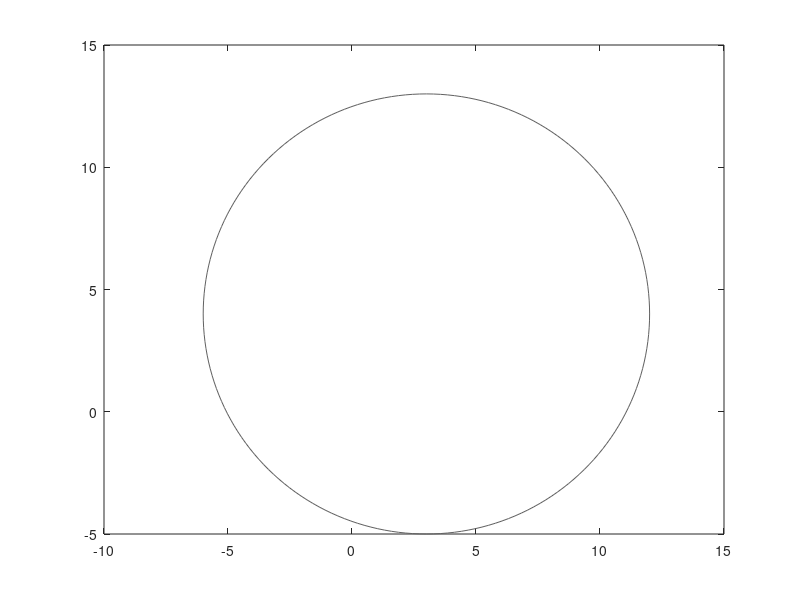

MATLAB code for this plot: (Note: this script raises an error after producing the figure.)
clear; clc; close all; warning('off');
%%%% ++++++++++++++++++++++++++++++++++++++++++++++++++++++++++++++++++++++++
%%%% main function %%%%%%%%%%%%%
global globalpara;
globalpara.time_step = 0.5;
globalpara.numUAV = 6;


%%% any given arbitrary cneter position (x,y) and arbitrary radius
globalpara.center_position = [randi([2 5]) randi([2 5])];  % tuple [x,y,z]
globalpara.center_radius = randi([5 10]); % any given radius
delta = 0.01;
selta = 0:pi/100:2*pi;
x = globalpara.center_radius * cos(selta) + globalpara.center_position(1);
y = globalpara.center_radius * sin(selta) + globalpara.center_position(2);
plot(x,y,'color',[96 96 96]/255)
hold on

globalpara.init_randx = 10;
globalpara.init_randy = 10;
init_rand_x = globalpara.init_randx;
init_rand_y = globalpara.init_randy;


position = cell(globalpara.numUAV,1);
for i=1:globalpara.numUAV
    position_init(i,1) = randi([init_rand_x-5 init_rand_x+5]);        % m (East)
    position_init(i,2) = randi([init_rand_y-5 init_rand_y+5]);        % m (North)
    position{i} = position_init(i,:);
end

%position = initialize(); % TYPE: cell, numUAV * TIMES

%numcolor = 40;
%c = rand(numcolor,3); % create colow number same as number of UAV

ITERATE = 1;
for id = 1:globalpara.numUAV
    while (norm(position{id,1}(end,:) - globalpara.center_position) <= globalpara.center_radius - delta) || (norm(position{id,1}(end,:) - globalpara.center_position) >= globalpara.center_radius + delta)
        for i = 1:globalpara.numUAV
            own_position = position{i,1}(ITERATE,:); % Initial position, row vector [x y]
            %         plot3(own_position(1), own_position(2), own_position(3),'*','color',c(i,:));
            %         hold on
            %         pause(0.005);
            %% ======================================== compute velocity_vector =============================== %%
            factor1 = (globalpara.center_radius - norm(own_position - globalpara.center_position)) / norm(own_position - globalpara.center_position); % type: scalar
            cumsum_factor2 = 0;
            for j = 1: globalpara.numUAV
                %%%% due to the undirected complete graph, weight is 1 when i != j; weight = 0 when i = j %%%%%%%%%%%%%%
                other_position = position{j,1}(end,:); % row vector [x y]
                if i ~= j
                    weight_i_j = 1;
                    % x_i = position(for own UAV), x_j = position (for other UAV)
                    R_i = lie_group_isomorphism (own_position);
                    R_j = lie_group_isomorphism (other_position);
                    omega = [0 1; -1 0];
                    array = [dot(own_position,other_position)            dot(own_position,omega*other_position.');
                             dot(other_position,omega*own_position.')     dot(own_position,other_position) ];
                    factor2 = (weight_i_j / (globalpara.center_radius * norm(own_position - globalpara.center_position))) * ...
                        (log(array/(norm(own_position - globalpara.center_position)*norm(other_position - globalpara.center_position))))^(-1);
                    cumsum_factor2 = cumsum_factor2 + factor2;
                else
                    weight_i_j = 0;
                    % x_i = position(for own UAV), x_j = position (for other UAV)
                    R_i = lie_group_isomorphism (own_position);
                    R_j = lie_group_isomorphism (other_position);
                    omega = [0 1; -1 0];
                    array = [dot(own_position,other_position)            dot(own_position,omega*other_position.');
                             dot(other_position,omega*own_position.')     dot(own_position,other_position) ];
                    factor2 = (weight_i_j / (globalpara.center_radius * norm(own_position - globalpara.center_position))) * ...
                        (log(array/(norm(own_position - globalpara.center_position)*norm(other_position - globalpara.center_position))))^(-1);
                    cumsum_factor2 = cumsum_factor2 + factor2;                 
                end
            end
            velocity_vector = factor1 * (own_position - globalpara.center_position) + (own_position - globalpara.center_position) * cumsum_factor2;
            %% ======================================= update position ==================================== %%
            new_position = own_position + velocity_vector * globalpara.time_step;
            position{i,1}(ITERATE+1,:) = new_position;
            %         plot3(own_position(1), own_position(2), own_position(3),'o','color',c(i,:));
            %         hold on
            %         pause(0.005);
        end
        ITERATE = ITERATE + 1;
    end
end

colorm = ['or'; 'og'; 'ob'; 'oc'; 'om'; 'oy'; 'ok'; 'xr'; 'xg'; 'xb'; 'xc'; 'xm'; 'xy'; 'xk'; '+r'; '+g'; '+b'; '+c'; '+m'; '+y'; '+k'];

for k = 1: length(position{1,1})
    for kk = 1:globalpara.numUAV
        plot(position{kk,1}(k,1), position{kk,1}(k,2),colorm(kk,:));
        hold on
        pause(0.005);
    end
end